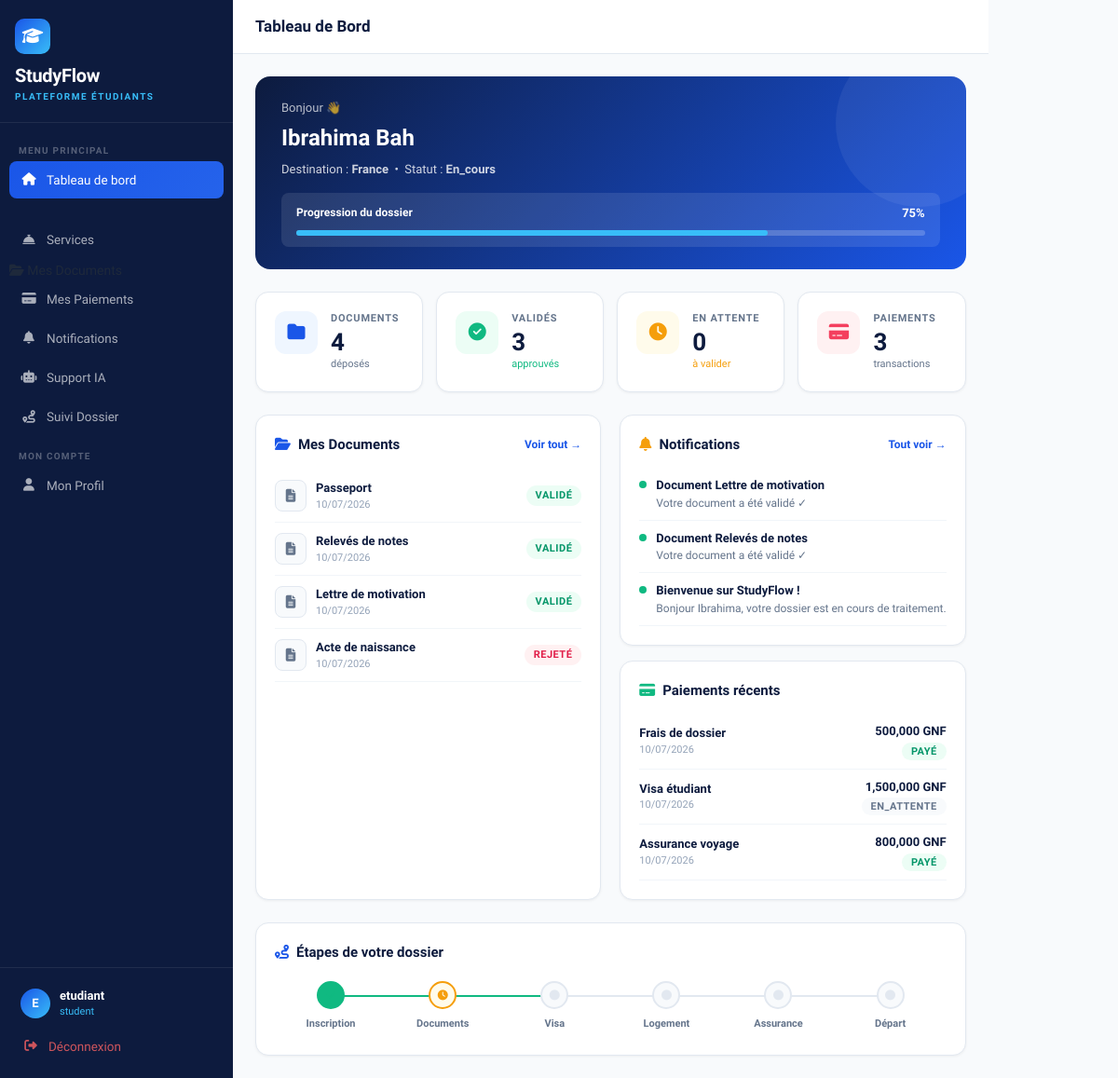
The app's page /auth/dashboard (signed in) with its own data.
### models/user.py (models this page shows, shortened)
class User(UserMixin, db.Model):
    __tablename__ = 'users'
    id = db.Column(db.Integer, primary_key=True)
    email = db.Column(db.String(120), unique=True, nullable=False)
    password_hash = db.Column(db.String(256))
    role = db.Column(db.String(20), default='student')
    is_active = db.Column(db.Boolean, default=True)
    reset_token = db.Column(db.String(100), nullable=True)
    reset_token_expiry = db.Column(db.DateTime, nullable=True)
    created_at = db.Column(db.DateTime, default=datetime.utcnow)
    student_profile = db.relationship('StudentProfile', backref='user', uselist=False, foreign_keys='StudentProfile.user_id')

class StudentProfile(db.Model):
    __tablename__ = 'student_profiles'
    id = db.Column(db.Integer, primary_key=True)
    user_id = db.Column(db.Integer, db.ForeignKey('users.id'), nullable=False)
    assigned_agent_id = db.Column(db.Integer, db.ForeignKey('users.id'), nullable=True)
    first_name = db.Column(db.String(80))
    last_name = db.Column(db.String(80))
    phone = db.Column(db.String(20))
    nationality = db.Column(db.String(50))
    passport_number = db.Column(db.String(30))
    destination_country = db.Column(db.String(50))
    program = db.Column(db.String(200))
    program_level = db.Column(db.String(20), default='Licence')  # Licence, Master
    university = db.Column(db.String(200))
    status = db.Column(db.String(30), default='nouveau')
    created_at = db.Column(db.DateTime, default=datetime.utcnow)
    documents = db.relationship('Document', backref='student', lazy=True)
    assigned_agent = db.relationship('User', foreign_keys=[assigned_agent_id])
    payments = db.relationship('Payment', backref='student', lazy=True)
    @property
    def full_name(self):
        return f"{self.first_name or ''} {self.last_name or ''}".strip()

class Document(db.Model):
    __tablename__ = 'documents'
    id = db.Column(db.Integer, primary_key=True)
    student_id = db.Column(db.Integer, db.ForeignKey('student_profiles.id'), nullable=False)
    name = db.Column(db.String(200))
    doc_type = db.Column(db.String(50))
    file_url = db.Column(db.String(300))
    file_name = db.Column(db.String(200))
    file_size = db.Column(db.Integer)
    status = db.Column(db.String(20), default='en_attente')
    rejection_reason = db.Column(db.Text)
    uploaded_at = db.Column(db.DateTime, default=datetime.utcnow)

class Notification(db.Model):
    __tablename__ = 'notifications'
    id = db.Column(db.Integer, primary_key=True)
    user_id = db.Column(db.Integer, db.ForeignKey('users.id'), nullable=False)
    title = db.Column(db.String(200))
    content = db.Column(db.Text)
    type = db.Column(db.String(30))
    is_read = db.Column(db.Boolean, default=False)
    created_at = db.Column(db.DateTime, default=datetime.utcnow)

class Payment(db.Model):
    __tablename__ = 'payments'
    id = db.Column(db.Integer, primary_key=True)
    student_id = db.Column(db.Integer, db.ForeignKey('student_profiles.id'), nullable=False)
    amount = db.Column(db.Float)
    currency = db.Column(db.String(10), default='GNF')
    service = db.Column(db.String(100))
    status = db.Column(db.String(20), default='en_attente')
    payment_method = db.Column(db.String(50))
    created_at = db.Column(db.DateTime, default=datetime.utcnow)

### routes/auth.py (the view)
@auth_bp.route('/dashboard')
@login_required
def dashboard():
    if current_user.role == 'admin':
        return redirect(url_for('admin.dashboard'))
    profile = get_profile()
    notifs = Notification.query.filter_by(
        user_id=current_user.id
    ).order_by(Notification.created_at.desc()).limit(5).all()
    return render_template('auth/dashboard.html', profile=profile, notifs=notifs)

### templates/auth/dashboard.html (shortened to what this page needs)
{% extends "base.html" %}
{% block sidebar_nav %}
<div class="nav-label">Menu Principal</div>
<a href="{{ url_for('auth.dashboard') }}" class="sidebar-link active">
  <i class="fas fa-home"></i> Tableau de bord
</a>
<a href="{{ url_for('auth.documents') }}" class="sidebar-link">
<a href="{{ url_for('auth.services') }}" class="sidebar-link"><i class="fas fa-concierge-bell"></i> Services</a>
  <i class="fas fa-folder-open"></i> Mes Documents
</a>
<a href="{{ url_for('auth.payments') }}" class="sidebar-link">
  <i class="fas fa-credit-card"></i> Mes Paiements
</a>
<a href="{{ url_for('auth.notifications') }}" class="sidebar-link">
  <i class="fas fa-bell"></i> Notifications
</a>
<a href="{{ url_for('auth.chat') }}" class="sidebar-link">
  <i class="fas fa-robot"></i> Support IA
</a>
<a href="{{ url_for('auth.suivi') }}" class="sidebar-link">
  <i class="fas fa-route"></i> Suivi Dossier
</a>
<div class="nav-label">Mon Compte</div>
<a href="{{ url_for('auth.profile') }}" class="sidebar-link">
  <i class="fas fa-user"></i> Mon Profil
</a>
{% endblock %}
{% block page_title %}Tableau de Bord{% endblock %}
{% block content %}
<div style="background:linear-gradient(135deg,#0D1B3E,#1A56E8);border-radius:16px;padding:24px 28px;color:#fff;margin-bottom:24px;position:relative;overflow:hidden;">
  <div style="position:absolute;top:-40px;right:-40px;width:180px;height:180px;border-radius:50%;background:rgba(255,255,255,.06);"></div>
  <div style="position:relative;z-index:1;">
    <div style="font-size:13px;opacity:.7;margin-bottom:4px;">Bonjour 👋</div>
    <div style="font-size:24px;font-weight:800;margin-bottom:6px;">
      {% if profile %}{{ profile.full_name }}{% else %}Étudiant{% endif %}
    </div>
    <div style="font-size:13px;opacity:.8;margin-bottom:16px;">
      {% if profile %}
        Destination : <b>{{ profile.destination_country or 'Non définie' }}</b> &nbsp;•&nbsp;
        Statut : <b>{{ profile.status | capitalize }}</b>
      {% endif %}
    </div>
    <div style="background:rgba(255,255,255,.1);border-radius:8px;padding:12px 16px;">
      <div style="display:flex;justify-content:space-between;margin-bottom:8px;">
        <span style="font-size:12px;font-weight:600;">Progression du dossier</span>
        <span style="font-size:13px;font-weight:800;">
          {% if profile %}
            {% set total = profile.documents | length %}
            {% set valides = profile.documents | selectattr('status','eq','validé') | list | length %}
            {% if total > 0 %}{{ ((valides / total) * 100) | int }}%{% else %}0%{% endif %}
          {% else %}0%{% endif %}
        </span>
      </div>
      <div style="height:6px;background:rgba(255,255,255,.2);border-radius:999px;">
        {% if profile %}
          {% set total = profile.documents | length %}
          {% set valides = profile.documents | selectattr('status','eq','validé') | list | length %}
          {% set pct = ((valides / total) * 100) | int if total > 0 else 0 %}
        {% else %}{% set pct = 0 %}{% endif %}
        <div style="width:{{ pct }}%;height:100%;background:#38BDF8;border-radius:999px;transition:width .5s;"></div>
      </div>
    </div>
  </div>
</div>
<div style="display:grid;grid-template-columns:repeat(auto-fit,minmax(150px,1fr));gap:14px;margin-bottom:24px;">
  <div class="stat-card">
    <div class="stat-icon" style="background:#EFF6FF;">
      <i class="fas fa-folder" style="color:#1A56E8;"></i>
    </div>
    <div>
      <div class="stat-label">Documents</div>
      <div class="stat-value">{{ profile.documents | length if profile else 0 }}</div>
      <div style="font-size:11px;color:#64748B;margin-top:3px;">déposés</div>
    </div>
  </div>
  <div class="stat-card">
    <div class="stat-icon" style="background:#ECFDF5;">
      <i class="fas fa-check-circle" style="color:#10B981;"></i>
    </div>
    <div>
      <div class="stat-label">Validés</div>
      <div class="stat-value">
        {{ profile.documents | selectattr('status','eq','validé') | list | length if profile else 0 }}
      </div>
      <div style="font-size:11px;color:#10B981;margin-top:3px;">approuvés</div>
    </div>
  </div>
  <div class="stat-card">
    <div class="stat-icon" style="background:#FFFBEB;">
      <i class="fas fa-clock" style="color:#F59E0B;"></i>
    </div>
    <div>
      <div class="stat-label">En attente</div>
      <div class="stat-value">
        {{ profile.documents | selectattr('status','eq','en_attente') | list | length if profile else 0 }}
      </div>
      <div style="font-size:11px;color:#F59E0B;margin-top:3px;">à valider</div>
    </div>
  </div>
  <div class="stat-card">
    <div class="stat-icon" style="background:#FFF1F2;">
      <i class="fas fa-credit-card" style="color:#F43F5E;"></i>
    </div>
    <div>
      <div class="stat-label">Paiements</div>
      <div class="stat-value">{{ profile.payments | length if profile else 0 }}</div>
      <div style="font-size:11px;color:#64748B;margin-top:3px;">transactions</div>
    </div>
  </div>
</div>
<div style="display:grid;grid-template-columns:1fr 1fr;gap:20px;margin-bottom:24px;">
  <div class="sf-card">
    <div style="display:flex;justify-content:space-between;align-items:center;margin-bottom:16px;">
      <div style="font-size:15px;font-weight:700;color:#0D1B3E;">
        <i class="fas fa-folder-open" style="color:#1A56E8;margin-right:8px;"></i>Mes Documents
      </div>
      <a href="{{ url_for('auth.documents') }}" style="font-size:12px;color:#1A56E8;font-weight:600;text-decoration:none;">Voir tout →</a>
    </div>
    {% if profile and profile.documents %}
      {% for doc in profile.documents[:4] %}
      <div style="display:flex;align-items:center;justify-content:space-between;padding:10px 0;border-bottom:1px solid #F1F5F9;">
        <div style="display:flex;align-items:center;gap:10px;">
          <div style="width:34px;height:34px;border-radius:8px;background:#F8FAFC;border:1px solid #E2E8F0;display:flex;align-items:center;justify-content:center;color:#64748B;">
            <i class="fas fa-file-alt"></i>
          </div>
          <div>
            <div style="font-size:13px;font-weight:600;color:#0D1B3E;">{{ doc.name }}</div>
            <div style="font-size:11px;color:#94A3B8;">{{ doc.uploaded_at.strftime('%d/%m/%Y') }}</div>
          </div>
        </div>
        <span class="badge-status {% if doc.status == 'validé' %}bs-valide{% elif doc.status == 'rejeté' %}bs-rejete{% else %}bs-attente{% endif %}">
          {{ doc.status }}
        </span>
      </div>
      {% endfor %}
    {% else %}
      <div style="text-align:center;padding:24px;color:#94A3B8;">
        <i class="fas fa-folder-open" style="font-size:32px;margin-bottom:8px;display:block;"></i>
        Aucun document déposé
        <br><a href="{{ url_for('auth.documents') }}" style="color:#1A56E8;font-weight:600;font-size:13px;">Déposer maintenant →</a>
      </div>
    {% endif %}
  </div>
  <div style="display:flex;flex-direction:column;gap:16px;">
    <div class="sf-card">
      <div style="display:flex;justify-content:space-between;align-items:center;margin-bottom:14px;">
        <div style="font-size:15px;font-weight:700;color:#0D1B3E;">
          <i class="fas fa-bell" style="color:#F59E0B;margin-right:8px;"></i>Notifications
        </div>
        <a href="{{ url_for('auth.notifications') }}" style="font-size:12px;color:#1A56E8;font-weight:600;text-decoration:none;">Tout voir →</a>
      </div>
      {% if notifs %}
        {% for n in notifs %}
        <div style="display:flex;gap:10px;padding:9px 0;border-bottom:1px solid #F1F5F9;">
          <div style="width:8px;height:8px;border-radius:50%;margin-top:5px;flex-shrink:0;
            {% if n.type == 'success' %}background:#10B981;{% elif n.type == 'danger' %}background:#F43F5E;{% else %}background:#1A56E8;{% endif %}"></div>
          <div>
            <div style="font-size:13px;font-weight:600;color:#0D1B3E;">{{ n.title }}</div>
            <div style="font-size:12px;color:#64748B;">{{ n.content[:60] }}{% if n.content|length > 60 %}...{% endif %}</div>
          </div>
        </div>
        {% endfor %}
      {% else %}
        <div style="text-align:center;padding:16px;color:#94A3B8;font-size:13px;">Aucune notification</div>
      {% endif %}
    </div>
    <div class="sf-card">
      <div style="font-size:15px;font-weight:700;color:#0D1B3E;margin-bottom:14px;">
        <i class="fas fa-credit-card" style="color:#10B981;margin-right:8px;"></i>Paiements récents
      </div>
      {% if profile and profile.payments %}
        {% for p in profile.payments[:3] %}
        <div style="display:flex;justify-content:space-between;align-items:center;padding:9px 0;border-bottom:1px solid #F1F5F9;">
          <div>
            <div style="font-size:13px;font-weight:600;color:#0D1B3E;">{{ p.service }}</div>
            <div style="font-size:11px;color:#94A3B8;">{{ p.created_at.strftime('%d/%m/%Y') }}</div>
          </div>
          <div style="text-align:right;">
            <div style="font-size:13px;font-weight:700;color:#0D1B3E;">{{ "{:,.0f}".format(p.amount) }} {{ p.currency }}</div>
            <span class="badge-status {% if p.status == 'payé' %}bs-valide{% else %}bs-attente{% endif %}">{{ p.status }}</span>
          </div>
        </div>
        {% endfor %}
      {% else %}
        <div style="text-align:center;padding:16px;color:#94A3B8;font-size:13px;">Aucun paiement</div>
      {% endif %}
    </div>
  </div>
</div>
<div class="sf-card">
  <div style="font-size:15px;font-weight:700;color:#0D1B3E;margin-bottom:20px;">
    <i class="fas fa-route" style="color:#1A56E8;margin-right:8px;"></i>Étapes de votre dossier
  </div>
  <div style="display:flex;overflow-x:auto;padding-bottom:4px;">
    {% set etapes = [('Inscription','check','#10B981',True),('Documents','clock','#F59E0B',True),('Visa','circle','#E2E8F0',False),('Logement','circle','#E2E8F0',False),('Assurance','circle','#E2E8F0',False),('Départ','circle','#E2E8F0',False)] %}
    {% for nom, icon, color, done in etapes %}
    <div style="flex:1;text-align:center;position:relative;min-width:80px;">
      {% if not loop.last %}
      <div style="position:absolute;top:15px;left:55%;right:-45%;height:2px;background:{% if done %}#10B981{% else %}#E2E8F0{% endif %};z-index:0;"></div>
      {% endif %}
      <div style="width:30px;height:30px;border-radius:50%;background:{% if icon == 'check' %}#10B981{% elif icon == 'clock' %}#FFFBEB{% else %}#F8FAFC{% endif %};border:2px solid {{ color }};display:flex;align-items:center;justify-content:center;margin:0 auto 8px;position:relative;z-index:1;">
        <i class="fas fa-{{ icon }}" style="font-size:11px;color:{{ color }};"></i>
      </div>
      <div style="font-size:11px;font-weight:600;color:#64748B;">{{ nom }}</div>
    </div>
    {% endfor %}
  </div>
</div>
{% endblock %}

### templates/base.html (shortened to what this page needs)
<!DOCTYPE html>
<html lang="fr">
<head>
  <link href="https://cdn.jsdelivr.net/npm/bootstrap@5.3.2/dist/css/bootstrap.min.css" rel="stylesheet">
  <link href="https://cdnjs.cloudflare.com/ajax/libs/font-awesome/6.5.0/css/all.min.css" rel="stylesheet">
</head>
<body>
{% block body %}
<div style="display:flex">
  <nav class="sidebar">
    <div class="sidebar-logo">
      <div class="logo-icon"><i class="fas fa-graduation-cap"></i></div>
      <div class="brand-name">StudyFlow</div>
      <div class="brand-sub">Plateforme Étudiants</div>
    </div>
    <div class="sidebar-nav">
      {% block sidebar_nav %}{% endblock %}
    </div>
    <div class="sidebar-footer">
      <div class="sidebar-user">
        <div class="s-avatar">{{ current_user.email[0].upper() }}</div>
        <div>
          <div class="s-name">{{ current_user.email.split('@')[0] }}</div>
          <div class="s-role">{{ current_user.role }}</div>
        </div>
      </div>
      <a href="{{ url_for('auth.logout') }}" class="sidebar-link" style="color:rgba(255,100,100,.8)">
        <i class="fas fa-sign-out-alt"></i> Déconnexion
      </a>
    </div>
  </nav>
  <div class="main-wrap">
    <header class="topbar">
      <div class="topbar-title">{% block page_title %}{% endblock %}</div>
    </header>
    <main class="page-content">
      {% block content %}{% endblock %}
    </main>
  </div>
</div>
{% endblock %}
</body>
</html>

### records on screen
User: email "E", email "etudiant", role "student"
StudentProfile: full_name "Ibrahima Bah", destination_country "France", status "En_cours"
Document: name "Passeport", uploaded_at "10/07/2026", status "VALIDÉ"
Document: name "Relevés de notes", uploaded_at "10/07/2026", status "VALIDÉ"
Document: name "Lettre de motivation", uploaded_at "10/07/2026", status "VALIDÉ"
Document: name "Acte de naissance", uploaded_at "10/07/2026", status "REJETÉ"
Notification: title "Document Lettre de motivation", content "Votre document a été validé ✓"
Notification: title "Document Relevés de notes", content "Votre document a été validé ✓"
Notification: title "Bienvenue sur StudyFlow !", content "Bonjour Ibrahima, votre dossier est en cours de traitement."
Payment: service "Frais de dossier", created_at "10/07/2026", amount "500,000", currency "GNF", status "PAYÉ"
Payment: service "Visa étudiant", created_at "10/07/2026", amount "1,500,000", currency "GNF", status "EN_ATTENTE"
Payment: service "Assurance voyage", created_at "10/07/2026", amount "800,000", currency "GNF", status "PAYÉ"

### other values on screen
{{ ((valides / total) * 100) | int }} "75"
{{ profile.documents | length if profile else 0 }} "4"
{{ profile.payments | length if profile else 0 }} "3"
{{ nom }} "Inscription" "Documents" "Visa" "Logement" "Assurance" "Départ"
